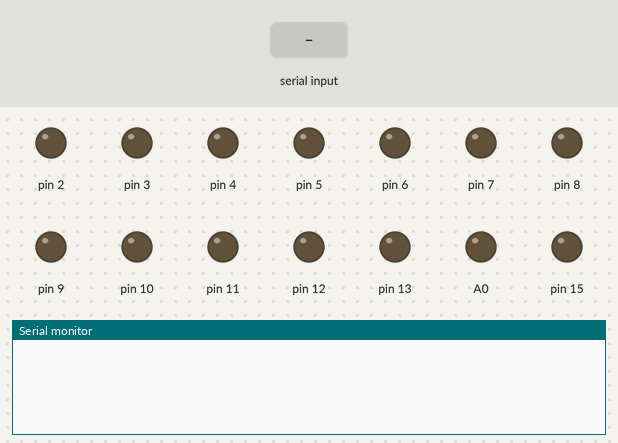
Recording of a sketch running on a simulated Arduino Uno, built with avr-gcc and run on an emulated ATmega328P. On the bench: output pins drawn as LEDs (lit = HIGH), the last lines printed to the serial monitor. The inputs (shaded band) are chosen by the test bench.

Above: at 1.2 s.
1.3 s: "ON:1\n" received over Serial
At 1.8 s:
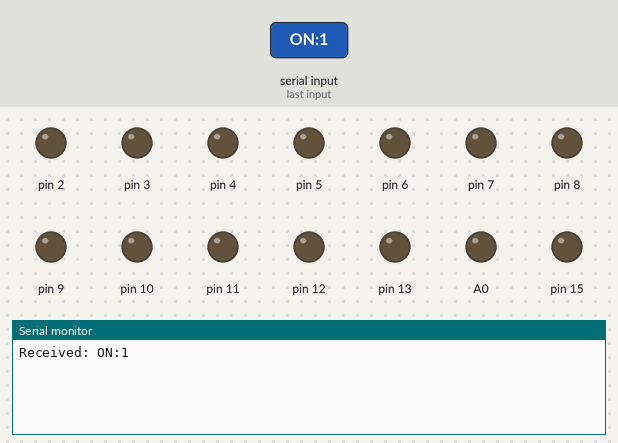
2.8 s: "OFF:1\n" received over Serial
At 4.0 s:
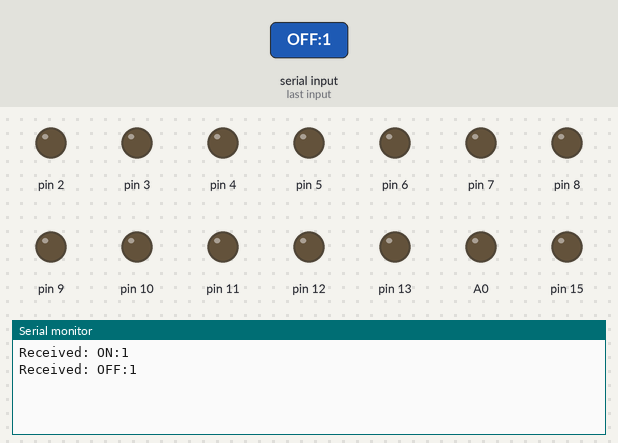
4.3 s: ":\n" received over Serial
At 5.2 s:
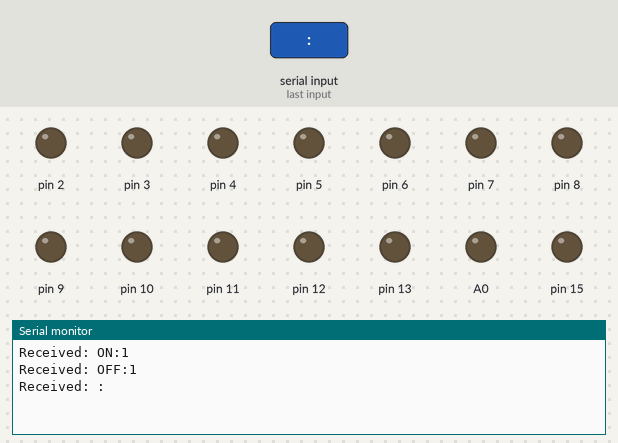

The sketch:

gui.ino
```cpp
String inputString = "";
bool stringComplete = false;

void setup() {
  Serial.begin(9600);
  for (int i = 2; i <= 13; i++) pinMode(i, OUTPUT);
  for (int i = A0; i <= A5; i++) pinMode(i, OUTPUT);
}

void loop() {
  if (stringComplete) {
    Serial.println("Received: " + inputString);
    int pin = inputString.substring(0, inputString.indexOf(":")).toInt();
    String action = inputString.substring(inputString.indexOf(":")+1);

    if (action == "ON") digitalWrite(pin, HIGH);
    else if (action == "OFF") digitalWrite(pin, LOW);

    inputString = "";
    stringComplete = false;
  }
}

void serialEvent() {
  while (Serial.available()) {
    char inChar = (char)Serial.read();
    if (inChar == '\n') stringComplete = true;
    else inputString += inChar;
  }
}
```

Measured:
- after the input at 1.3 s, the serial monitor: prints a new line at once (image 1)
- after the input at 2.8 s, the serial monitor: prints a new line at once (image 2)
- after the input at 4.3 s, the serial monitor: prints a new line at once (image 3)
